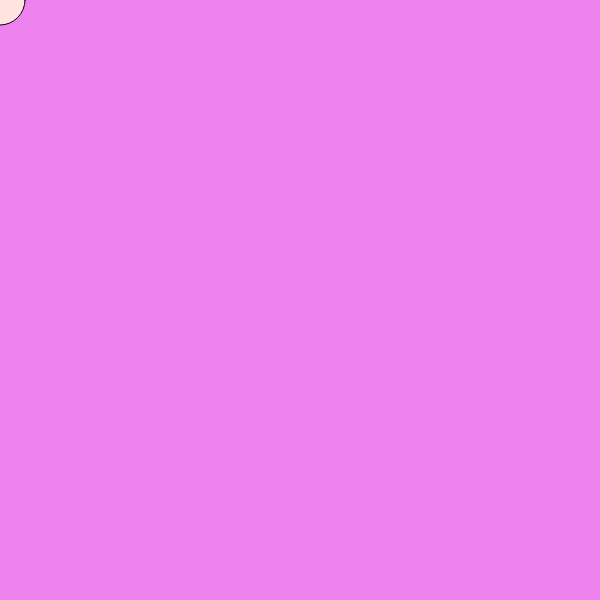
Frame 1 (no input)
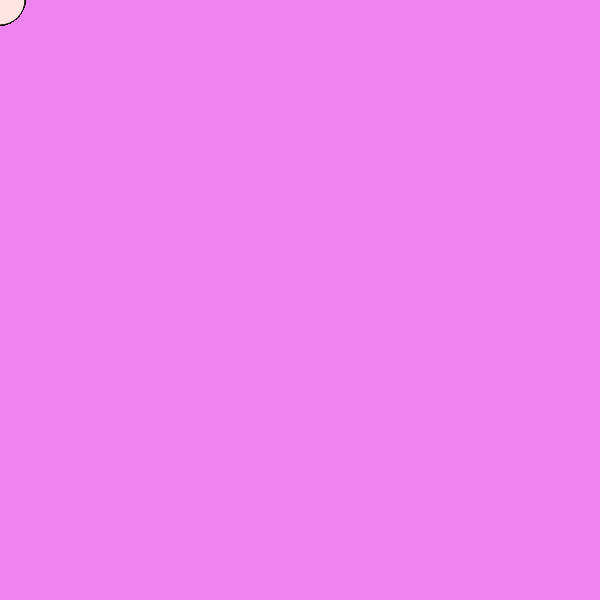
Frame 60 (no input)
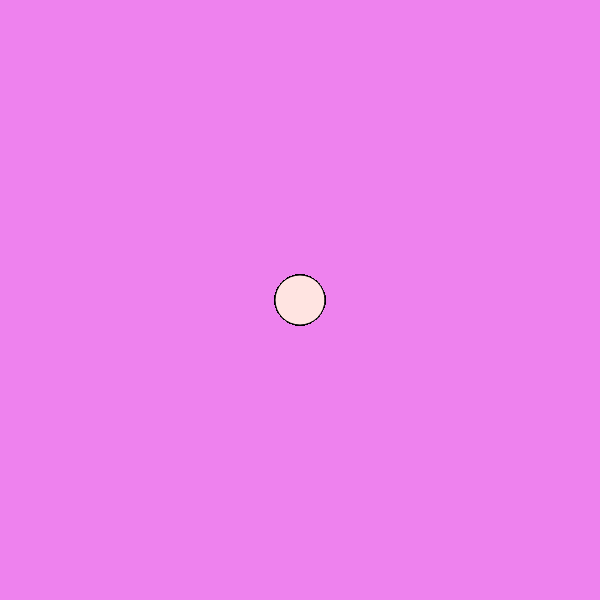
Frame 120 (the mouse pressed at the canvas centre since frame 60)

The p5.js sketch that drew these frames (run headless with seeded random() and noise() and a simulated clock; from frame 60 on, the mouse is pressed at the canvas centre):

// p5.js sketch
// ── sketch.js
function setup() {
    createCanvas(600, 600);
    background(238,130,238);
  }
  
  function draw() {
    fill(255,228,225)
    circle(mouseX,mouseY,50)                                           
  }
  function mousePressed(){
    background(238,130,238);
    
  }
